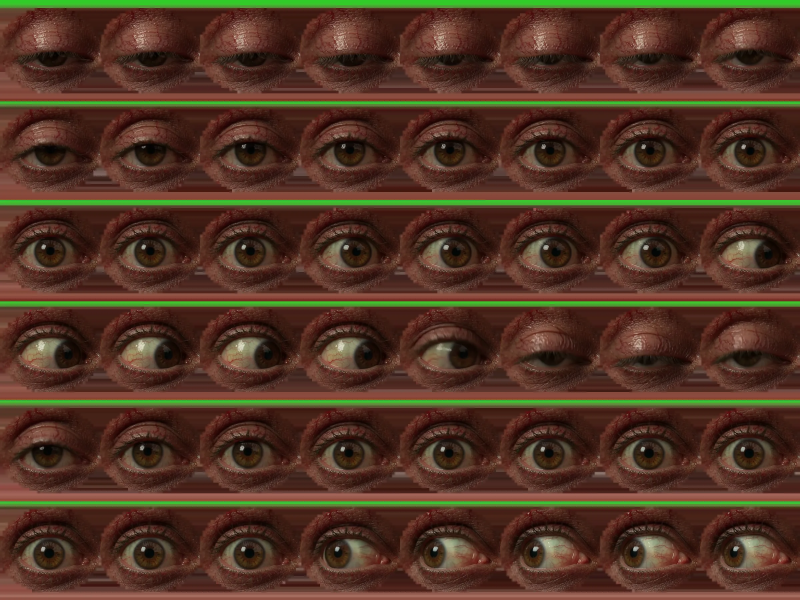
#> input picture assets/a_flesheye.webp, 2400 x 1800 px (shown at 1/3 size)
$ python -i video2atlas.py   (imports and definitions only)
#> lines starting #> are read from the running program, lines starting #| are printed output that depends on the picture
"""Turn a green-screen (or black-screen) Gemini/Veo clip into a keyed sprite-sheet atlas.

usage: python3 video2atlas.py in.mp4 out_name frames fps_from fps_to cell [bg=green|black] [start] [dur]
Writes ../assets/a_<out_name>.webp and prints JSON metadata (cols, rows, frames, aspect).
"""
import sys, json, subprocess, tempfile, os, glob
import numpy as np
from PIL import Image
from scipy import ndimage

# [1 line that did not run here, left out]
bgmode = sys.argv[5] if len(sys.argv) > 5 else 'green'
start = float(sys.argv[6]) if len(sys.argv) > 6 else 0.0
dur = float(sys.argv[7]) if len(sys.argv) > 7 else None
tmp = tempfile.mkdtemp()
# [1 line that did not run here, left out]
# [1 line that did not run here, left out]
# [1 line that did not run here, left out]
# [1 line not run here, left out]
# [1 line that did not run here, left out]


def key(im):
    im = im.astype(np.float32)
    r, g, b = im[..., 0], im[..., 1], im[..., 2]
    if bgmode == 'black':
        lum = im.max(axis=2)
        a = np.clip((lum - 10) / 30, 0, 1)
        return im, a
    border = np.concatenate([im[:6].reshape(-1, 3), im[-6:].reshape(-1, 3), im[:, :6].reshape(-1, 3), im[:, -6:].reshape(-1, 3)])
    bg = np.median(border, axis=0)
    mx = np.maximum(r, b); dom = g - mx
    dist = np.linalg.norm(im - bg, axis=2)
    cand = (dom > 45) & (dist < 160)
    lab, n = ndimage.label(cand)
    edge = set(np.unique(np.concatenate([lab[0], lab[-1], lab[:, 0], lab[:, -1]]))) - {0}
    bgm = np.isin(lab, list(edge))
    if n:
        sizes = ndimage.sum(np.ones_like(dist), lab, range(1, n + 1)); md = ndimage.mean(dist, lab, range(1, n + 1))
        for i in range(n):
            if (i + 1) not in edge and sizes[i] > 60 and md[i] < 80:
                bgm |= (lab == i + 1)
    near = ndimage.binary_dilation(bgm, iterations=3)
    a = np.where(bgm, 0.0, 1.0)
    soft = np.clip((80 - dom) / 60, 0, 1)
    a = np.where(near & ~bgm, np.minimum(a, soft), a)
    a = ndimage.gaussian_filter(a, 0.7)
    im[..., 1] = np.where(near | (dom > 20), np.minimum(g, mx + np.clip(dom, 0, 40) * 0.25), g)
    return im, a


frames = []
# [3 lines not run here, left out]
# common crop across all frames so the creature does not jitter
# [1 line that did not run here, left out]
# [1 line that did not run here, left out]
# [1 line that did not run here, left out]
# [1 line that did not run here, left out]
# [1 line that did not run here, left out]
# [4 lines that did not run here, left out]
# [1 line that did not run here, left out]
# [1 line that did not run here, left out]
# [1 line that did not run here, left out]
# [3 lines not run here, left out]
# [1 line that did not run here, left out]
# [1 line not run here, left out]
# [1 line that did not run here, left out]
# [1 line not run here, left out]

>>> import cv2
>>> picture = cv2.imread('../assets/a_flesheye.webp', cv2.IMREAD_GRAYSCALE)
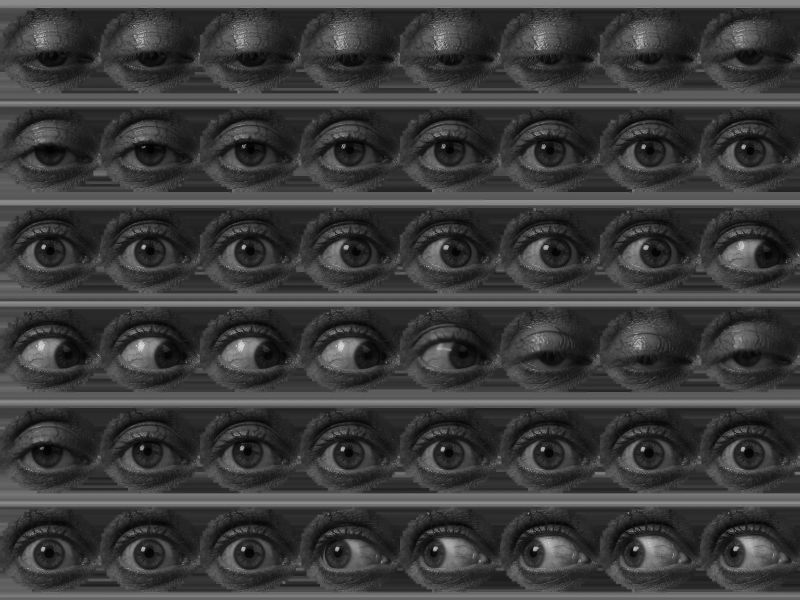
#> picture: shape (1800, 2400) (shown at 1/3 size); min 0, max 230, mean 59.8
>>> result = key(picture)
#> in key, `r, g, b = im[..., 0], im[..., 1], im[..., 2]`: r = 1800 values, max 142 at index 1508, min 48 at index 787, mean 79.39; g = 1800 values, max 142 at index 1508, min 48 at index 787, mean 79.59; b = 1800 values, max 142 at index 1508, min 48 at index 787, mean 79.66
#> in key, `bg = np.median(border, axis=0)`: bg = [99, 99, 99]
#> in key, `mx = np.maximum(r, b)`: mx = 1800 values, max 142 at index 1508, min 48 at index 787, mean 79.71
#> in key, `dom = g - mx`: dom = 1800 values, max 6 at index 1346, min -5 at index 1358, mean -0.117
#> (the run stopped early here; a loop or call above may not have finished)

$ run again, on assets/end1.webp
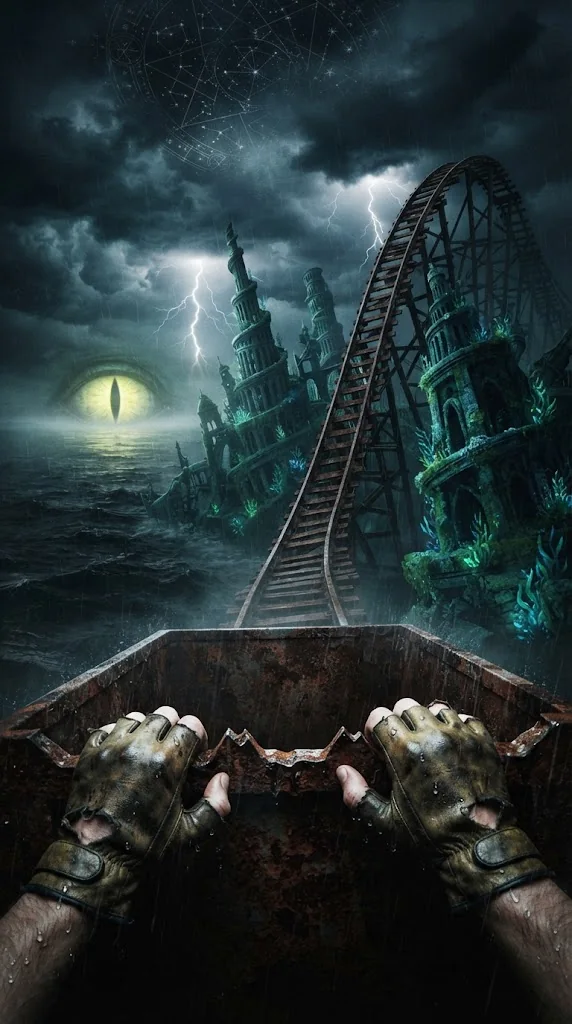
#> input picture assets/end1.webp, 572 x 1024 px
#> `picture = cv2.imread('../assets/a_flesheye.webp', cv2.IMREAD_GRAYSCALE)`:
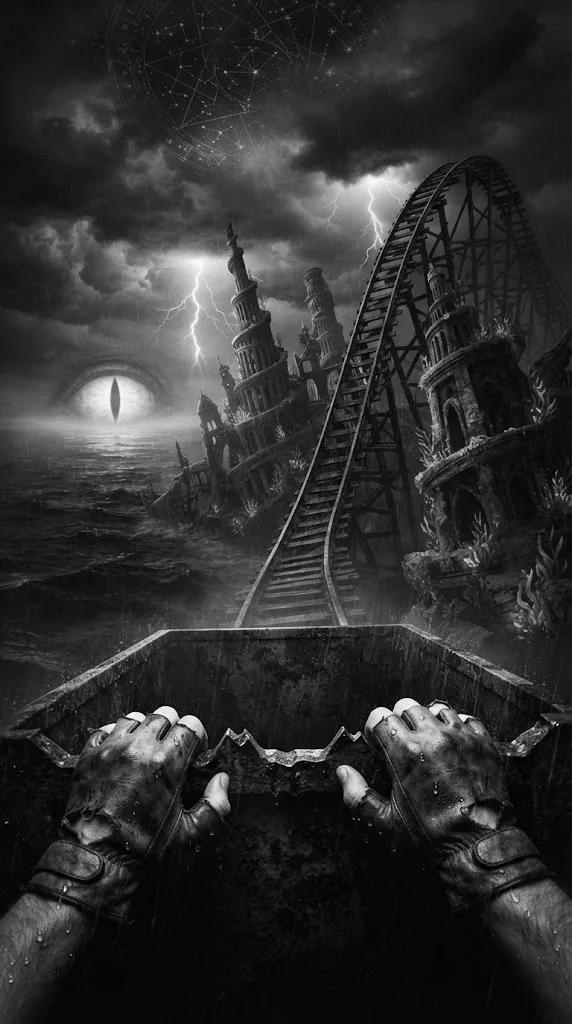
#> picture: shape (1024, 572); min 0, max 253, mean 47.3
#> r = 1024 values, max 85 at index 984, min 3 at index 766, mean 29.07; g = 1024 values, max 90 at index 964, min 4 at index 805, mean 29.11; b = 1024 values, max 89 at index 955, min 4 at index 774, mean 29.56
#> bg = [22, 22, 23]
#> mx = 1024 values, max 89 at index 955, min 5 at index 805, mean 30.29
#> dom = 1024 values, max 4 at index 964, min -13 at index 918, mean -1.18

$ run again, on assets/end2.webp
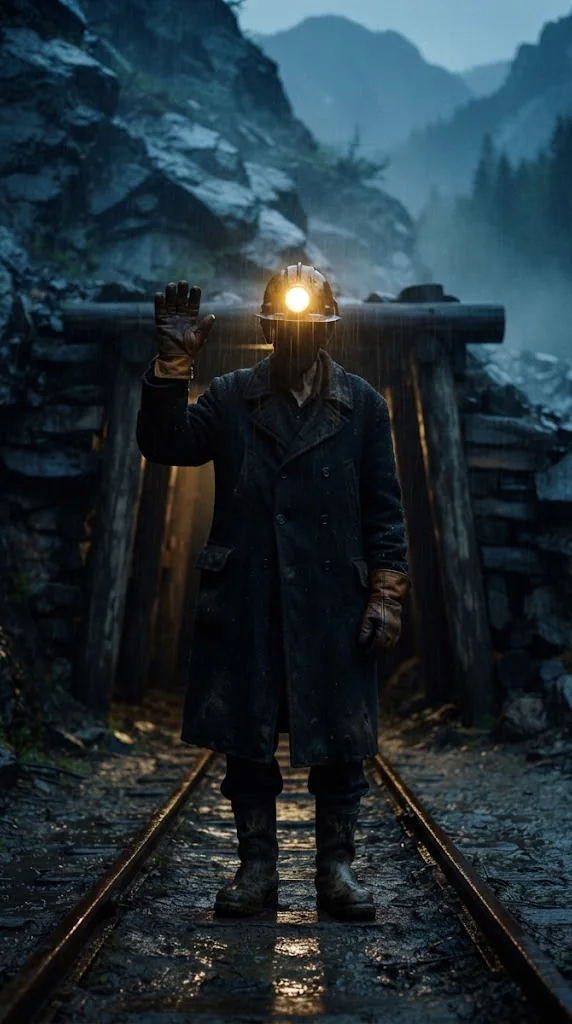
#> input picture assets/end2.webp, 572 x 1024 px
#> `picture = cv2.imread('../assets/a_flesheye.webp', cv2.IMREAD_GRAYSCALE)`:
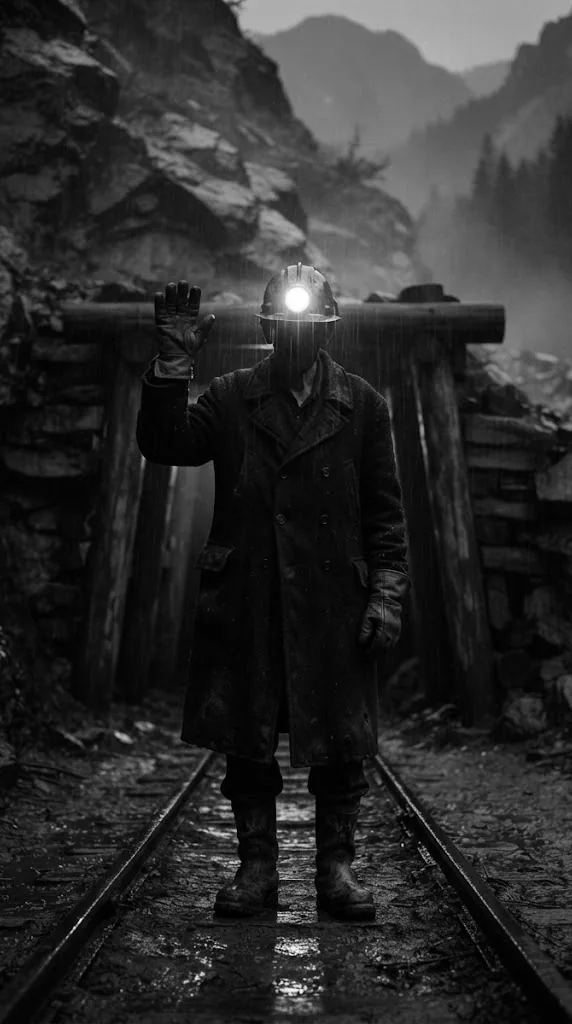
#> picture: shape (1024, 572); min 0, max 255, mean 44
#> r = 1024 values, max 102 at index 651, min 0 at index 643, mean 24.59; g = 1024 values, max 121 at index 652, min 0 at index 927, mean 24.53; b = 1024 values, max 128 at index 653, min 0 at index 927, mean 25.07
#> bg = [34, 34, 34]
#> mx = 1024 values, max 128 at index 653, min 2 at index 3, mean 27.57
#> dom = 1024 values, max 12 at index 875, min -34 at index 654, mean -3.04

$ run again, on assets/end3.webp
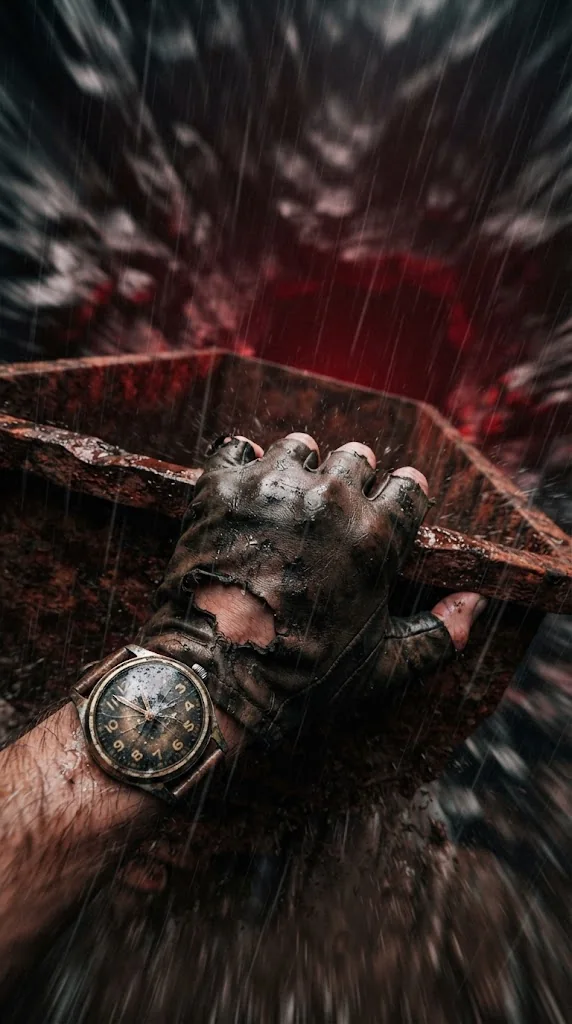
#> input picture assets/end3.webp, 572 x 1024 px
#> `picture = cv2.imread('../assets/a_flesheye.webp', cv2.IMREAD_GRAYSCALE)`:
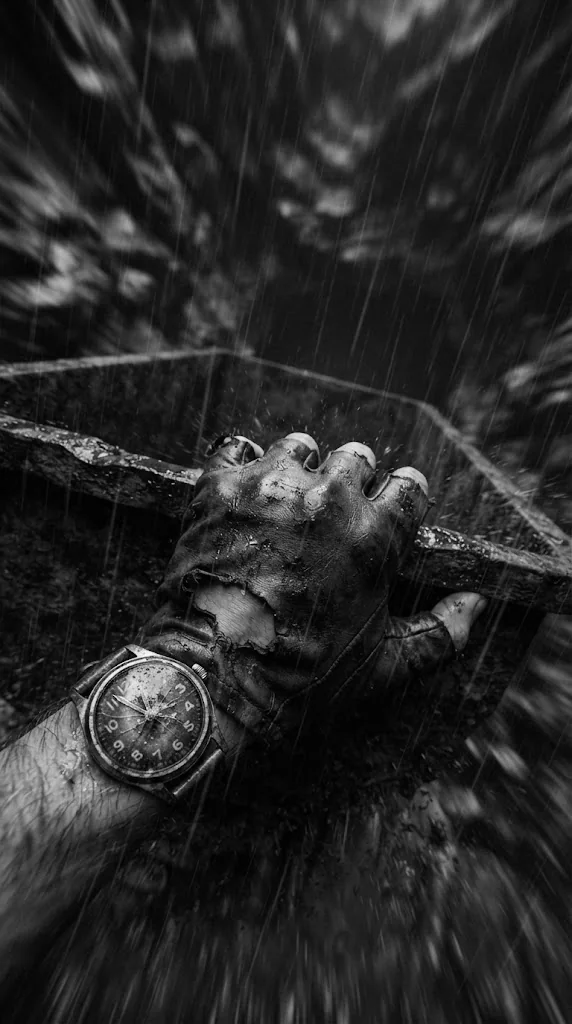
#> picture: shape (1024, 572); min 0, max 254, mean 40.2
#> r = 1024 values, max 156 at index 419, min 1 at index 489, mean 41.09; g = 1024 values, max 152 at index 764, min 1 at index 471, mean 40.77; b = 1024 values, max 146 at index 763, min 1 at index 471, mean 40.81
#> bg = [29, 29, 29]
#> mx = 1024 values, max 156 at index 419, min 1 at index 489, mean 43.45
#> dom = 1024 values, max 11 at index 764, min -37 at index 750, mean -2.67
